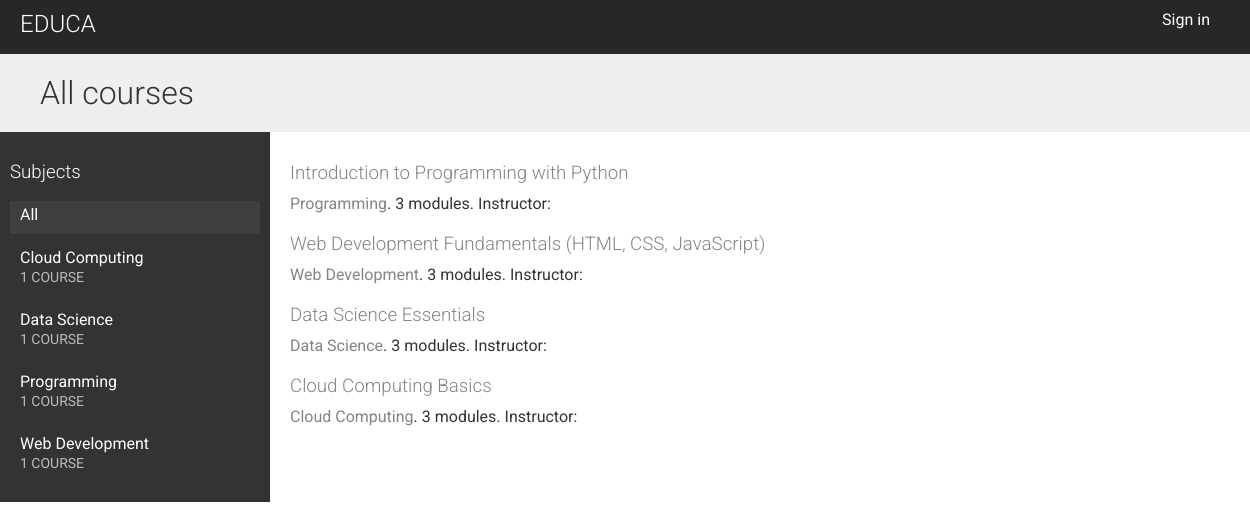
The page / on the database its author committed.
### courses/models.py (models this page shows, shortened)
class Subject(models.Model):
    title = models.CharField(max_length=200)
    slug = models.SlugField(max_length=200, unique=True)
    class Meta:
        ordering = ["title"]
    def __str__(self):
        return self.title

class Course(models.Model):
    owner = models.ForeignKey(
        User, related_name="courses_created", on_delete=models.CASCADE
    )
    subject = models.ForeignKey(
        Subject, related_name="courses", on_delete=models.CASCADE
    )
    title = models.CharField(max_length=200)
    slug = models.SlugField(max_length=200, unique=True)
    overview = models.TextField()
    created = models.DateTimeField(auto_now_add=True)
    students = models.ManyToManyField(User, related_name="courses_joined", blank=True)
    image = models.FileField(upload_to="images", blank=True)
    class Meta:
        ordering = ["-created"]

### courses/views.py (the view)
# urls.py: path('',CourseListView.as_view(), name="course_list"),
class CourseListView(TemplateResponseMixin, View):
    model = Course
    template_name = "courses/course/list.html"
    def get(self, request, subject=None):
        subjects = cache.get('all_subjects')
        if not subjects:
            subjects = Subject.objects.annotate(total_courses=Count("courses"))
            cache.set('all_subjects', subjects)
        all_courses = Course.objects.annotate(total_modules=Count("modules"))
        if subject:
            subject = get_object_or_404(Subject, slug=subject)
            key = f'subject_{subject.id}_courses'
            courses = cache.get(key)
            if not courses:
                courses = all_courses.filter(subject=subject)
                cache.set(key, courses)
        else:
            courses = cache.get('all_courses')
            if not courses:
                courses = all_courses
                cache.set('all_courses', courses)
        return self.render_to_response(
            {"subjects": subjects, "subject": subject, "courses": courses}
        )

### courses/templates/courses/course/list.html (shortened to what this page needs)
{% extends 'base.html' %}
{% block content %}
  <h1>
    {% if subject %}
      {{ subject.title }} courses
    {% else %}
      All courses
    {% endif %}
  </h1>
  <div class="contents">
    <h3>Subjects</h3>
    <ul id="modules">
        <li {% if not subject %}class="selected"{% endif %}>
            <a href="{% url "course_list" %}">All</a>
        </li>
        {% for s in subjects %}
        <li {% if subject == s %}class="selected"{% endif %}>
            <a href="{% url "course_list_subject" s.slug %}">
                {{ s.title }}
                <br>
                <span>
                {{ s.total_courses }} course{{ s.total_courses|pluralize }}
                </span>
            </a>
        </li>
      {% endfor %}
    </ul>
  </div>
  <div class="module">
    {% for course in courses %}
      {% with subject=course.subject %}
        <h3><a href="{% url 'course_detail' course.slug %}">{{ course.title }}</a></h3>
        <p>
          <a href="{% url 'course_list_subject' subject.slug %}">{{ subject }}</a>.
          {{ course.total_modules }} module{{ course.total_modules|pluralize }}. Instructor: {{ course.owner.get_full_name }}
        </p>
      {% endwith %}
    {% endfor %}
  </div>
{% endblock %}

### courses/static/css/base.css (style rules this page uses)
body { margin:0; font-family:'Roboto', sans-serif; font-weight:400; color:#333; }
a { color:#585353b8; text-decoration:none; }
ul { float:left; }
h1, h2, h3, h4, h5, h6 { font-family:'Roboto', sans-serif; font-weight:300; }
h1 { background:#efefef; width:100%; overflow:auto; padding:20px 0 20px 40px; margin:0; }
.module { margin-left: 25; align-items: flex-start; padding:10px 20px; float:left; width:600px; }
.module h3 { margin:20px 0 0; padding:0; width:100%; }
.module p { margin:10px 0 20px; width:100%; float:left; }
.contents { width:20%; padding:10px; float:left; background:#333; color: #fff; font-family:'Roboto', sans-serif; }
.contents ul { list-style:none; margin:0; padding:0; width:100%; }
.contents ul li { margin:0 0 10px 0; padding:4px 10px 10px; overflow:auto; cursor:move; }
.contents ul li.selected { background:#3f3f3f; }
.contents ul span { text-transform:uppercase; color:#bbb; font-size:14px; }
.contents ul a { display:block; color:#fff; text-decoration:none; }
.contents a { color:#efefef; }

### rows shown on the page
Subject: title "Cloud Computing", total_courses "1"
Subject: title "Data Science", total_courses "1"
Subject: title "Programming", total_courses "1"
Subject: title "Web Development", total_courses "1"
Course: title "Introduction to Programming with Python", subject "Programming", total_modules "3"
Course: title "Web Development Fundamentals (HTML, CSS, JavaScript)", subject "Web Development", total_modules "3"
Course: title "Data Science Essentials", subject "Data Science", total_modules "3"
Course: title "Cloud Computing Basics", subject "Cloud Computing", total_modules "3"
